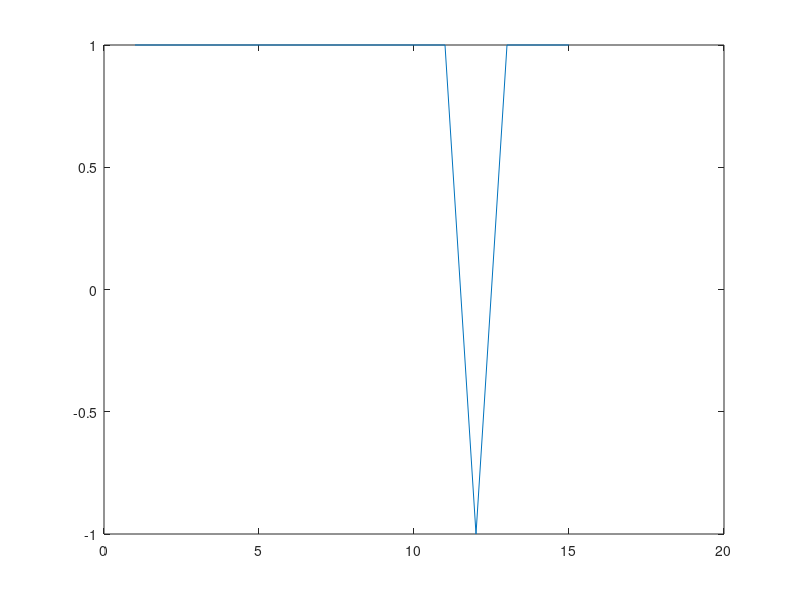

MATLAB code to generate this figure:
clc
close all
clear variables

BinaryData = [0 1 1 0 1 1 1 1 0 1 1 0 0 0 1]
Time = 0:length(BinaryData)-1
Clock = square(2*pi*Time)

plot(Clock)